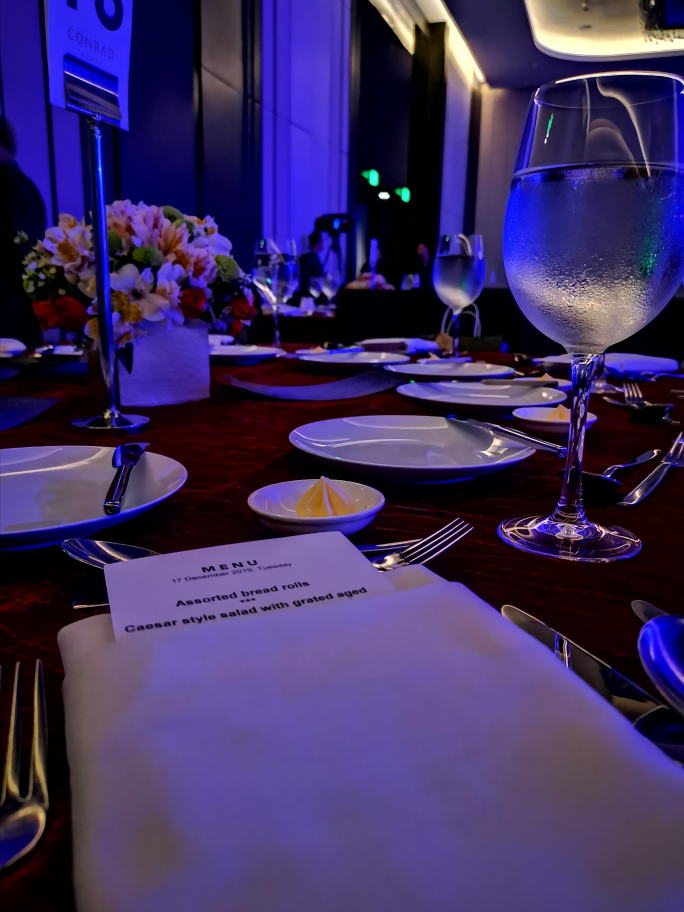
#> input picture Imagens/Jantar.jpg, 2736 x 3647 px, found by its file name (shown at 1/4 size)
$ python 'Aplicação Histograma - Correção de Branco - Segunda Correção - Versão 1.0.0.py'
#> lines starting #> are read from the running program, lines starting #| are printed output that depends on the picture
#
########################################################################
# Importação das Bibliotecas Necessárias
########################################################################
#
import numpy as np
import matplotlib.pyplot as plt
import cv2 as cv
import os
from pathlib import Path

#
########################################################################
# Funções de Apoio
########################################################################
#
def LimpaTerminal ():
    if os.name == "nt":
       _ = os.system( "cls" )
    else:
      _ = os.system( "clear ")
    return ()

#
########################################################################
# Definições Gerais
########################################################################
#
NomeImagem = "Jantar.jpg"
dirRaiz = Path.home()
dirBase = "/home/asoares/Insync/alexandre.asoares@gmail.com/OneDrive/Atividades/LocalCV"
dirImagem = "Imagens"
dirCaminhoImagem = str(Path(dirRaiz, dirBase, dirImagem, NomeImagem))

#
########################################################################
# Lendo a Imagem
########################################################################
#
imgBase = cv.imread ( dirCaminhoImagem, cv.IMREAD_COLOR)
#> imgBase is the input picture: shape (3647, 2736, 3); mean B, G, R 96.5, 47.1, 62.3

#
########################################################################
# Checando se a Imagem Foi Lida com Sucesso
########################################################################
#
if imgBase is None:
   LimpaTerminal ()
   print( "Não Foi Localizada a Imagem : ", NomeImagem)
   exit ()

#
########################################################################
# Convertendo para Matplotlib
########################################################################
#
imgJantar = cv.cvtColor ( imgBase, cv.COLOR_BGR2RGB )
imgJantarMax = (imgJantar*1.0 / imgJantar.mean(axis=(0,1)))
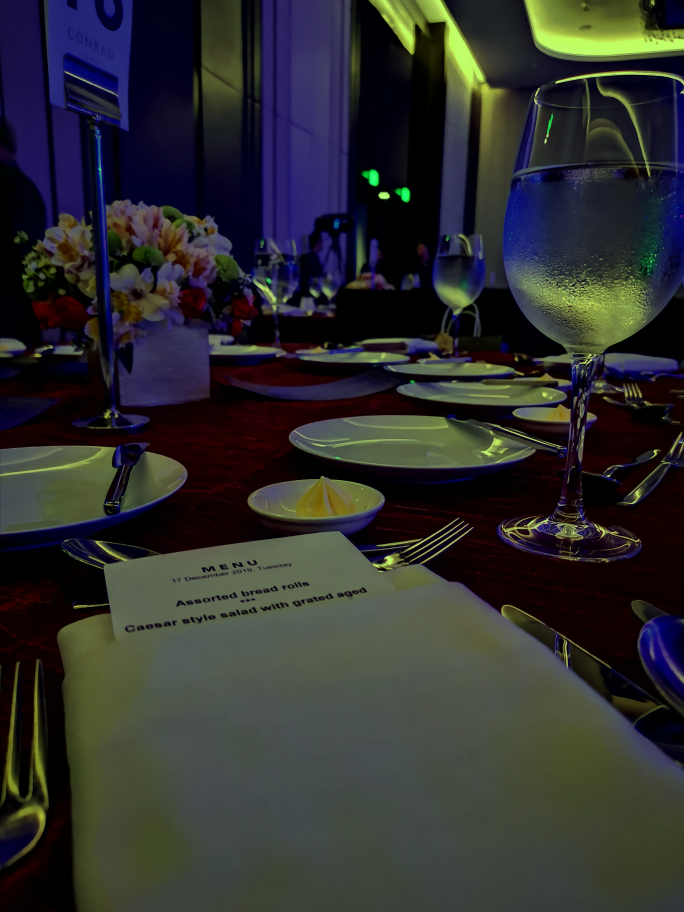
#> imgJantarMax: shape (3647, 2736, 3) float64 (shown at 1/4 size); mean R, G, B 1, 1, 1; drawn with min black and max white
imgJantarMax = np.clip(imgJantarMax, 0, 1)
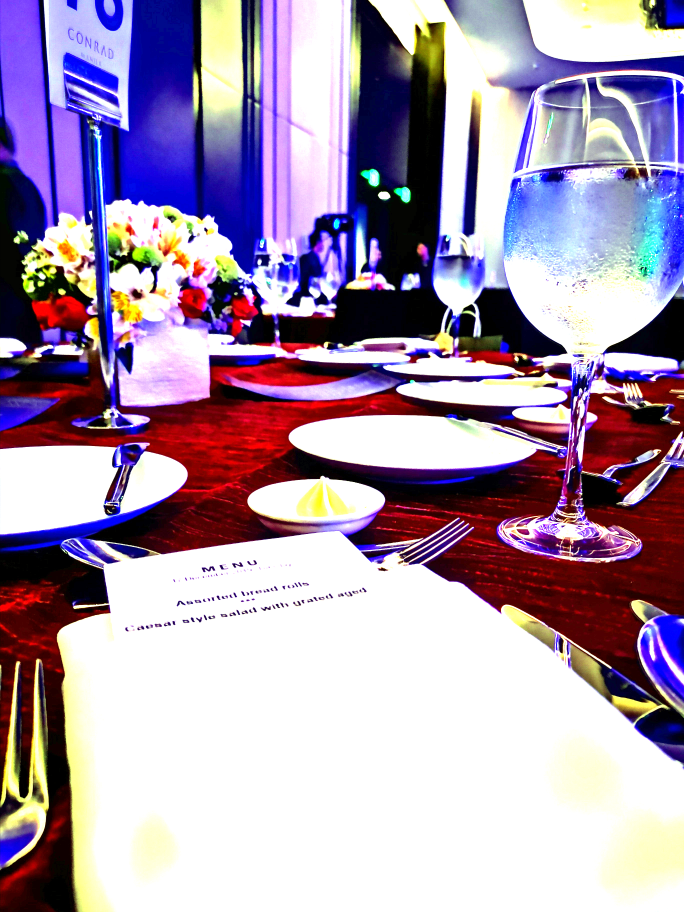
#> imgJantarMax: shape (3647, 2736, 3) float64 (shown at 1/4 size); mean R, G, B 0.667, 0.597, 0.687

#
########################################################################
# Apresentação dos Resultados
########################################################################
#
Grafico = plt.figure()

Grafico.add_subplot(2,2,1)
plt.imshow(imgJantar )
plt.title("Imagem Original", fontsize=11, weight='bold' )
plt.xticks(np.arange(0, 2737, 500))

Grafico.add_subplot(2,2,2)
plt.imshow(imgJantarMax )
plt.title("Imagem Balanceada", fontsize=11, weight='bold' )
plt.xticks(np.arange(0, 2737, 500))

plt.tight_layout()
plt.show ()
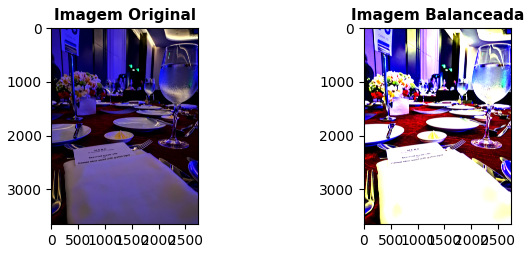
#> figure drawn by matplotlib, 2 panels


########################################################################
# FIM DO PROGRAMA
########################################################################

$ run again, with Imagens/Amigos.jpg copied over Imagens/Jantar.jpg
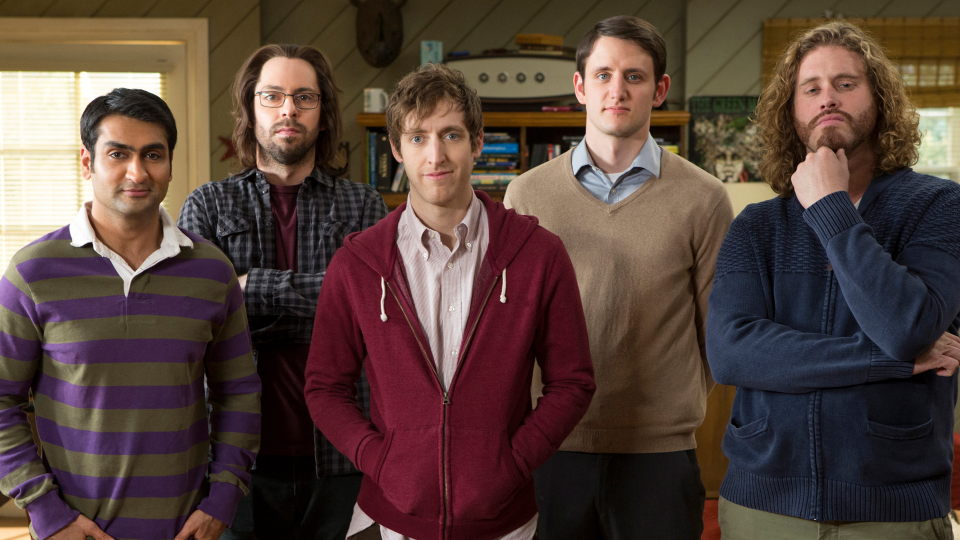
#> input picture Imagens/Amigos.jpg, 1920 x 1080 px, found by its file name (shown at 1/2 size)
#> imgBase is the input picture: shape (1080, 1920, 3); mean B, G, R 58.9, 65.5, 85.2
#> `imgJantarMax = np.clip(imgJantarMax, 0, 1)`:
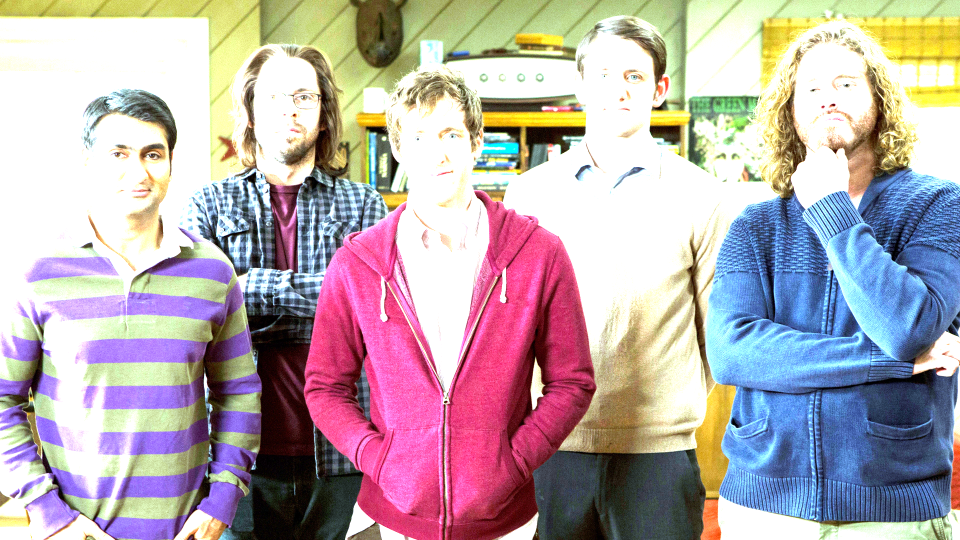
#> imgJantarMax: shape (1080, 1920, 3) float64 (shown at 1/2 size); mean R, G, B 0.722, 0.668, 0.682
#> `plt.show ()`:
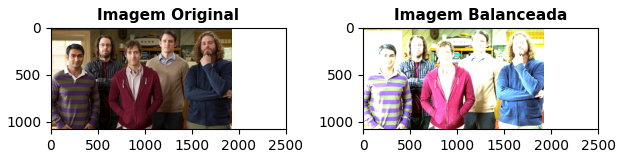
#> figure drawn by matplotlib, 2 panels
